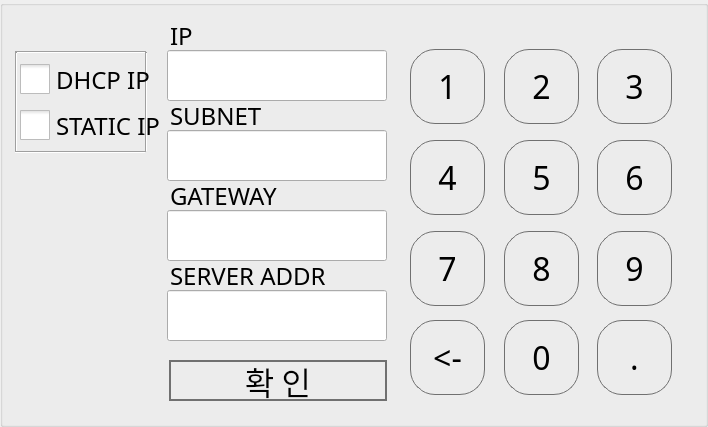
  <widget class="QGroupBox" name="grp_ipsetting">
   <property name="geometry">
    <rect>
     <x>40</x>
     <y>100</y>
     <width>708</width>
     <height>427</height>
    </rect>
   </property>
   <property name="title">
    <string/>
   </property>
   <widget class="QPushButton" name="b_6">
    <property name="geometry">
     <rect>
      <x>597</x>
      <y>140</y>
      <width>75</width>
      <height>75</height>
     </rect>
    </property>
    <property name="font">
     <font>
      <family>sunfont</family>
      <pointsize>24</pointsize>
     </font>
    </property>
    <property name="focusPolicy">
     <enum>Qt::NoFocus</enum>
    </property>
    <property name="styleSheet">
     <string>border: 1px solid rgb(112, 112, 112); 
Border-radius: 25px</string>
    </property>
    <property name="text">
     <string>6</string>
    </property>
   </widget>
   <widget class="QPushButton" name="b_4">
    <property name="geometry">
     <rect>
      <x>410</x>
      <y>140</y>
      <width>75</width>
      <height>75</height>
     </rect>
    </property>
    <property name="font">
     <font>
      <family>sunfont</family>
      <pointsize>24</pointsize>
     </font>
    </property>
    <property name="focusPolicy">
     <enum>Qt::NoFocus</enum>
    </property>
    <property name="styleSheet">
     <string notr="true">border: 1px solid rgb(112, 112, 112); 
Border-radius: 25px</string>
    </property>
    <property name="text">
     <string>4</string>
    </property>
   </widget>
   <widget class="QPushButton" name="b_8">
    <property name="geometry">
     <rect>
      <x>504</x>
      <y>231</y>
      <width>75</width>
      <height>75</height>
     </rect>
    </property>
    <property name="font">
     <font>
      <family>sunfont</family>
      <pointsize>24</pointsize>
     </font>
    </property>
    <property name="focusPolicy">
     <enum>Qt::NoFocus</enum>
    </property>
    <property name="styleSheet">
     <string notr="true">border: 1px solid rgb(112, 112, 112); 
Border-radius: 25px</string>
    </property>
    <property name="text">
     <string>8</string>
    </property>
   </widget>
   <widget class="QPushButton" name="b_comma">
    <property name="geometry">
     <rect>
      <x>597</x>
      <y>320</y>
      <width>75</width>
      <height>75</height>
     </rect>
    </property>
    <property name="font">
     <font>
      <family>sunfont</family>
      <pointsize>24</pointsize>
     </font>
    </property>
    <property name="focusPolicy">
     <enum>Qt::NoFocus</enum>
    </property>
    <property name="styleSheet">
     <string>border: 1px solid rgb(112, 112, 112); 
Border-radius: 25px</string>
    </property>
    <property name="text">
     <string>.</string>
    </property>
   </widget>
   <widget class="QPushButton" name="b_5">
    <property name="geometry">
     <rect>
      <x>504</x>
      <y>140</y>
      <width>75</width>
      <height>75</height>
     </rect>
    </property>
    <property name="font">
     <font>
      <family>sunfont</family>
      <pointsize>24</pointsize>
     </font>
    </property>
    <property name="focusPolicy">
     <enum>Qt::NoFocus</enum>
    </property>
    <property name="styleSheet">
     <string>border: 1px solid rgb(112, 112, 112); 
Border-radius: 25px</string>
    </property>
    <property name="text">
     <string>5</string>
    </property>
   </widget>
   <widget class="QPushButton" name="b_2">
    <property name="geometry">
     <rect>
      <x>504</x>
      <y>49</y>
      <width>75</width>
      <height>75</height>
     </rect>
    </property>
    <property name="font">
     <font>
      <family>sunfont</family>
      <pointsize>24</pointsize>
     </font>
    </property>
    <property name="focusPolicy">
     <enum>Qt::NoFocus</enum>
    </property>
    <property name="styleSheet">
     <string>border: 1px solid rgb(112, 112, 112); 
Border-radius: 25px</string>
    </property>
    <property name="text">
     <string>2</string>
    </property>
   </widget>
   <widget class="QPushButton" name="b_0">
    <property name="geometry">
     <rect>
      <x>504</x>
      <y>320</y>
      <width>75</width>
      <height>75</height>
     </rect>
    </property>
    <property name="font">
     <font>
      <family>sunfont</family>
      <pointsize>24</pointsize>
     </font>
    </property>
    <property name="focusPolicy">
     <enum>Qt::NoFocus</enum>
    </property>
    <property name="styleSheet">
     <string>border: 1px solid rgb(112, 112, 112); 
Border-radius: 25px</string>
    </property>
    <property name="text">
     <string>0</string>
    </property>
   </widget>
   <widget class="QPushButton" name="b_1">
    <property name="geometry">
     <rect>
      <x>410</x>
      <y>49</y>
      <width>75</width>
      <height>75</height>
     </rect>
    </property>
    <property name="font">
     <font>
      <family>sunfont</family>
      <pointsize>24</pointsize>
      <kerning>true</kerning>
     </font>
    </property>
    <property name="focusPolicy">
     <enum>Qt::NoFocus</enum>
    </property>
    <property name="autoFillBackground">
     <bool>false</bool>
    </property>
    <property name="styleSheet">
     <string>border: 1px solid rgb(112, 112, 112); 
Border-radius: 25px</string>
    </property>
    <property name="text">
     <string>1</string>
    </property>
    <property name="checkable">
     <bool>false</bool>
    </property>
    <property name="autoRepeat">
     <bool>false</bool>
    </property>
    <property name="autoDefault">
     <bool>true</bool>
    </property>
    <property name="default">
     <bool>false</bool>
    </property>
    <property name="flat">
     <bool>false</bool>
    </property>
   </widget>
   <widget class="QPushButton" name="b_9">
    <property name="geometry">
     <rect>
      <x>597</x>
      <y>231</y>
      <width>75</width>
      <height>75</height>
     </rect>
    </property>
    <property name="font">
     <font>
      <family>sunfont</family>
      <pointsize>24</pointsize>
     </font>
    </property>
    <property name="focusPolicy">
     <enum>Qt::NoFocus</enum>
    </property>
    <property name="styleSheet">
     <string>border: 1px solid rgb(112, 112, 112); 
Border-radius: 25px</string>
    </property>
    <property name="text">
     <string>9</string>
    </property>
   </widget>
   <widget class="QPushButton" name="b_7">
    <property name="geometry">
     <rect>
      <x>410</x>
      <y>231</y>
      <width>75</width>
      <height>75</height>
     </rect>
    </property>
    <property name="font">
     <font>
      <family>sunfont</family>
      <pointsize>24</pointsize>
     </font>
    </property>
    <property name="focusPolicy">
     <enum>Qt::NoFocus</enum>
    </property>
    <property name="styleSheet">
     <string>border: 1px solid rgb(112, 112, 112); 
Border-radius: 25px</string>
    </property>
    <property name="text">
     <string>7</string>
    </property>
   </widget>
   <widget class="QPushButton" name="b_3">
    <property name="geometry">
     <rect>
      <x>597</x>
      <y>49</y>
      <width>75</width>
      <height>75</height>
     </rect>
    </property>
    <property name="font">
     <font>
      <family>sunfont</family>
      <pointsize>24</pointsize>
     </font>
    </property>
    <property name="focusPolicy">
     <enum>Qt::NoFocus</enum>
    </property>
    <property name="styleSheet">
     <string>border: 1px solid rgb(112, 112, 112); 
Border-radius: 25px</string>
    </property>
    <property name="text">
     <string>3</string>
    </property>
   </widget>
   <widget class="QPushButton" name="b_bs">
    <property name="geometry">
     <rect>
      <x>410</x>
      <y>320</y>
      <width>75</width>
      <height>75</height>
     </rect>
    </property>
    <property name="font">
     <font>
      <family>sunfont</family>
      <pointsize>24</pointsize>
     </font>
    </property>
    <property name="focusPolicy">
     <enum>Qt::NoFocus</enum>
    </property>
    <property name="styleSheet">
     <string>border: 1px solid rgb(112, 112, 112); 
Border-radius: 25px</string>
    </property>
    <property name="text">
     <string>&lt;-</string>
    </property>
   </widget>
   <widget class="QCheckBox" name="b_static_ip">
    <property name="geometry">
     <rect>
      <x>20</x>
      <y>110</y>
      <width>161</width>
      <height>31</height>
     </rect>
    </property>
    <property name="font">
     <font>
      <family>sunfont</family>
      <pointsize>18</pointsize>
     </font>
    </property>
    <property name="focusPolicy">
     <enum>Qt::NoFocus</enum>
    </property>
    <property name="styleSheet">
     <string notr="true">QCheckBox::indicator { width:30px; height: 30px;}</string>
    </property>
    <property name="text">
     <string>STATIC IP</string>
    </property>
    <property name="iconSize">
     <size>
      <width>50</width>
      <height>50</height>
     </size>
    </property>
   </widget>
   <widget class="QCheckBox" name="b_dhcp_ip">
    <property name="geometry">
     <rect>
      <x>20</x>
      <y>64</y>
      <width>141</width>
      <height>31</height>
     </rect>
    </property>
    <property name="sizePolicy">
     <sizepolicy hsizetype="Minimum" vsizetype="Fixed">
      <horstretch>0</horstretch>
      <verstretch>0</verstretch>
     </sizepolicy>
    </property>
    <property name="baseSize">
     <size>
      <width>0</width>
      <height>0</height>
     </size>
    </property>
    <property name="font">
     <font>
      <family>sunfont</family>
      <pointsize>18</pointsize>
     </font>
    </property>
    <property name="focusPolicy">
     <enum>Qt::NoFocus</enum>
    </property>
    <property name="styleSheet">
     <string notr="true">QCheckBox::indicator { width:30px; height: 30px;}</string>
    </property>
    <property name="text">
     <string>DHCP IP</string>
    </property>
    <property name="iconSize">
     <size>
      <width>100</width>
      <height>100</height>
     </size>
    </property>
   </widget>
   <widget class="QLineEdit" name="lineEdit_srv">
    <property name="geometry">
     <rect>
      <x>167</x>
      <y>290</y>
      <width>220</width>
      <height>51</height>
     </rect>
    </property>
    <property name="palette">
     <palette>
      <active>
       <colorrole role="Highlight">
        <brush brushstyle="SolidPattern">
         <color alpha="255">
          <red>255</red>
          <green>85</green>
          <blue>0</blue>
         </color>
        </brush>
       </colorrole>
      </active>
      <inactive>
       <colorrole role="Highlight">
        <brush brushstyle="SolidPattern">
         <color alpha="255">
          <red>255</red>
          <green>85</green>
          <blue>0</blue>
         </color>
        </brush>
       </colorrole>
      </inactive>
      <disabled>
       <colorrole role="Highlight">
        <brush brushstyle="SolidPattern">
         <color alpha="255">
          <red>240</red>
          <green>240</green>
          <blue>240</blue>
         </color>
        </brush>
       </colorrole>
      </disabled>
     </palette>
    </property>
    <property name="font">
     <font>
      <family>sunfont</family>
      <pointsize>22</pointsize>
     </font>
    </property>
   </widget>
   <widget class="QLineEdit" name="lineEdit_sub">
    <property name="geometry">
     <rect>
      <x>167</x>
      <y>130</y>
      <width>220</width>
      <height>51</height>
     </rect>
    </property>
    <property name="palette">
     <palette>
      <active>
       <colorrole role="Highlight">
        <brush brushstyle="SolidPattern">
         <color alpha="255">
          <red>255</red>
          <green>85</green>
          <blue>0</blue>
         </color>
        </brush>
       </colorrole>
      </active>
      <inactive>
       <colorrole role="Highlight">
        <brush brushstyle="SolidPattern">
         <color alpha="255">
          <red>255</red>
          <green>85</green>
          <blue>0</blue>
         </color>
        </brush>
       </colorrole>
      </inactive>
      <disabled>
       <colorrole role="Highlight">
        <brush brushstyle="SolidPattern">
         <color alpha="255">
          <red>240</red>
          <green>240</green>
          <blue>240</blue>
         </color>
        </brush>
       </colorrole>
      </disabled>
     </palette>
    </property>
    <property name="font">
     <font>
      <family>sunfont</family>
      <pointsize>22</pointsize>
     </font>
    </property>
   </widget>
   <widget class="QLineEdit" name="lineEdit_gate">
    <property name="geometry">
     <rect>
      <x>167</x>
      <y>210</y>
      <width>220</width>
      <height>51</height>
     </rect>
    </property>
    <property name="palette">
     <palette>
      <active>
       <colorrole role="Highlight">
        <brush brushstyle="SolidPattern">
         <color alpha="255">
          <red>255</red>
          <green>85</green>
          <blue>0</blue>
         </color>
        </brush>
       </colorrole>
      </active>
      <inactive>
       <colorrole role="Highlight">
        <brush brushstyle="SolidPattern">
         <color alpha="255">
          <red>255</red>
          <green>85</green>
          <blue>0</blue>
         </color>
        </brush>
       </colorrole>
      </inactive>
      <disabled>
       <colorrole role="Highlight">
        <brush brushstyle="SolidPattern">
         <color alpha="255">
          <red>240</red>
          <green>240</green>
          <blue>240</blue>
         </color>
        </brush>
       </colorrole>
      </disabled>
     </palette>
    </property>
    <property name="font">
     <font>
      <family>sunfont</family>
      <pointsize>22</pointsize>
     </font>
    </property>
   </widget>
   <widget class="QLineEdit" name="lineEdit_ip">
    <property name="geometry">
     <rect>
      <x>167</x>
      <y>50</y>
      <width>220</width>
      <height>51</height>
     </rect>
    </property>
    <property name="palette">
     <palette>
      <active>
       <colorrole role="Highlight">
        <brush brushstyle="SolidPattern">
         <color alpha="255">
          <red>255</red>
          <green>85</green>
          <blue>0</blue>
         </color>
        </brush>
       </colorrole>
      </active>
      <inactive>
       <colorrole role="Highlight">
        <brush brushstyle="SolidPattern">
         <color alpha="255">
          <red>255</red>
          <green>85</green>
          <blue>0</blue>
         </color>
        </brush>
       </colorrole>
      </inactive>
      <disabled>
       <colorrole role="Highlight">
        <brush brushstyle="SolidPattern">
         <color alpha="255">
          <red>240</red>
          <green>240</green>
          <blue>240</blue>
         </color>
        </brush>
       </colorrole>
      </disabled>
     </palette>
    </property>
    <property name="font">
     <font>
      <family>sunfont</family>
      <pointsize>22</pointsize>
     </font>
    </property>
    <property name="text">
     <string/>
    </property>
   </widget>
   <widget class="QLabel" name="l_ip_addr">
    <property name="geometry">
     <rect>
      <x>170</x>
      <y>20</y>
      <width>179</width>
      <height>31</height>
     </rect>
    </property>
    <property name="font">
     <font>
      <family>sunfont</family>
      <pointsize>18</pointsize>
     </font>
    </property>
    <property name="text">
     <string>IP</string>
    </property>
   </widget>
   <widget class="QPushButton" name="b_enter">
    <property name="geometry">
     <rect>
      <x>169</x>
      <y>360</y>
      <width>218</width>
      <height>41</height>
     </rect>
    </property>
    <property name="font">
     <font>
      <family>sunfont</family>
      <pointsize>24</pointsize>
     </font>
    </property>
    <property name="focusPolicy">
     <enum>Qt::NoFocus</enum>
    </property>
    <property name="styleSheet">
     <string notr="true">border: 2px solid rgb(112, 112, 112); 
Border-radius: 50px</string>
    </property>
    <property name="text">
     <string>확 인</string>
    </property>
   </widget>
   <widget class="QLabel" name="l_sub_addr">
    <property name="geometry">
     <rect>
      <x>170</x>
      <y>100</y>
      <width>179</width>
      <height>31</height>
     </rect>
    </property>
    <property name="font">
     <font>
      <family>sunfont</family>
      <pointsize>18</pointsize>
     </font>
    </property>
    <property name="text">
     <string>SUBNET</string>
    </property>
   </widget>
   <widget class="QLabel" name="l_srv_addr">
    <property name="geometry">
     <rect>
      <x>170</x>
      <y>260</y>
      <width>179</width>
      <height>31</height>
     </rect>
    </property>
    <property name="font">
     <font>
      <family>sunfont</family>
      <pointsize>18</pointsize>
     </font>
    </property>
    <property name="text">
     <string>SERVER ADDR</string>
    </property>
   </widget>
   <widget class="QLabel" name="l_gate_addr">
    <property name="geometry">
     <rect>
      <x>170</x>
      <y>180</y>
      <width>179</width>
      <height>31</height>
     </rect>
    </property>
    <property name="font">
     <font>
      <family>sunfont</family>
      <pointsize>18</pointsize>
     </font>
    </property>
    <property name="text">
     <string>GATEWAY</string>
    </property>
   </widget>
   <widget class="Line" name="line">
    <property name="geometry">
     <rect>
      <x>15</x>
      <y>44</y>
      <width>131</width>
      <height>16</height>
     </rect>
    </property>
    <property name="orientation">
     <enum>Qt::Horizontal</enum>
    </property>
   </widget>
   <widget class="Line" name="line_2">
    <property name="geometry">
     <rect>
      <x>15</x>
      <y>144</y>
      <width>131</width>
      <height>16</height>
     </rect>
    </property>
    <property name="orientation">
     <enum>Qt::Horizontal</enum>
    </property>
   </widget>
   <widget class="Line" name="line_3">
    <property name="geometry">
     <rect>
      <x>15</x>
      <y>52</y>
      <width>3</width>
      <height>100</height>
     </rect>
    </property>
    <property name="orientation">
     <enum>Qt::Vertical</enum>
    </property>
   </widget>
   <widget class="Line" name="line_4">
    <property name="geometry">
     <rect>
      <x>145</x>
      <y>52</y>
      <width>3</width>
      <height>100</height>
     </rect>
    </property>
    <property name="orientation">
     <enum>Qt::Vertical</enum>
    </property>
   </widget>
   <zorder>line_4</zorder>
   <zorder>b_6</zorder>
   <zorder>b_4</zorder>
   <zorder>b_8</zorder>
   <zorder>b_comma</zorder>
   <zorder>b_5</zorder>
   <zorder>b_2</zorder>
   <zorder>b_0</zorder>
   <zorder>b_1</zorder>
   <zorder>b_9</zorder>
   <zorder>b_7</zorder>
   <zorder>b_3</zorder>
   <zorder>b_bs</zorder>
   <zorder>lineEdit_srv</zorder>
   <zorder>lineEdit_sub</zorder>
   <zorder>lineEdit_gate</zorder>
   <zorder>lineEdit_ip</zorder>
   <zorder>l_ip_addr</zorder>
   <zorder>b_enter</zorder>
   <zorder>l_sub_addr</zorder>
   <zorder>l_srv_addr</zorder>
   <zorder>l_gate_addr</zorder>
   <zorder>b_dhcp_ip</zorder>
   <zorder>b_static_ip</zorder>
   <zorder>line</zorder>
   <zorder>line_2</zorder>
   <zorder>line_3</zorder>
  </widget>
